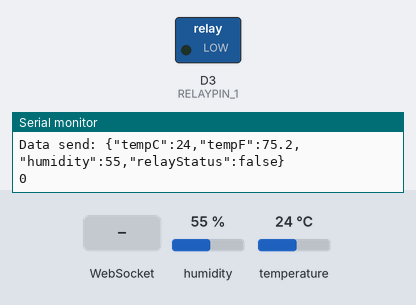
The sketch below on a simulated ESP8266 (NodeMCU). Parts: switched loads named in the sketch (green lamp = pin HIGH), the last lines printed to the serial monitor. Inputs (shaded band) come from the test bench; at power-on: humidity 55 %, temperature 24 °C.

Above: at 1.2 s.
1.3 s: WebSocket text "ON" received
At 1.6 s:
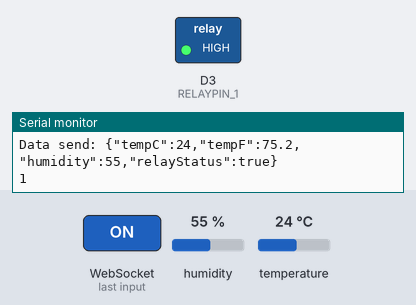
2.8 s: WebSocket text "1" received
At 3.9 s:
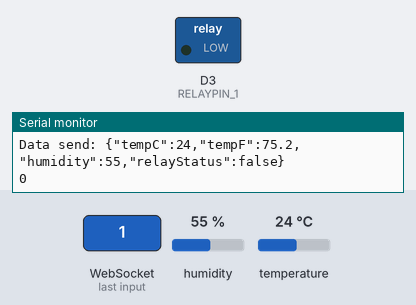
Timing chart, 0 to 5.8 s (numbered marks = the images above; inputs shaded):
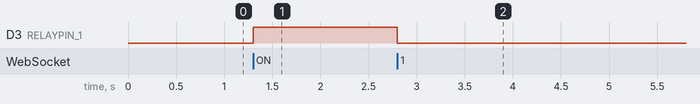

Measured:
- after the input at 1.3 s, D3 (RELAYPIN_1): LOW → HIGH at once
- after the input at 2.8 s, D3 (RELAYPIN_1): HIGH → LOW at once

The sketch:

wsproject.ino
```cpp
#include <ESP8266WiFi.h>
#include <WiFiClient.h>
#include <WebSocketsServer.h>
#include <DHT.h>
#include <ArduinoJson.h>


const char* ssidAP = "nodemcuAP";
const char* passwordAP = "nodemcuPASS";

#define DHTPIN D5
#define DHTTYPE DHT11
DHT dht(DHTPIN, DHTTYPE);

#define RELAYPIN_1 D3


WebSocketsServer webSocket = WebSocketsServer(81);

void setup() {
  Serial.begin(9600);
  dht.begin();


  //Declare Relay PIN
  pinMode(RELAYPIN_1, OUTPUT);
  digitalWrite(RELAYPIN_1, LOW);


  // WiFi Connection
  WiFi.softAP(ssidAP, passwordAP);

  IPAddress myIP = WiFi.softAPIP();
  Serial.print("AP IP address: ");
  Serial.println(myIP);

  // Start
  webSocket.begin();
  webSocket.onEvent(webSocketEvent);
}

void loop() {
  webSocket.loop();

  static unsigned long lastTime = 0;

  if (millis() - lastTime > 500) {
    lastTime = millis();

    //DHT sensor
    float humidity = dht.readHumidity();
    float tempC = dht.readTemperature();
    float tempF = dht.readTemperature(true);

    //RELAY status
    bool relayStatus = digitalRead(RELAYPIN_1);


    if (!isnan(tempC) && !isnan(tempC) && !isnan(humidity)) {

      StaticJsonDocument<200> doc;
      doc["tempC"] = tempC;
      doc["tempF"] = tempF;
      doc["humidity"] = humidity;
      doc["relayStatus"] = relayStatus;


      String espString;
      serializeJson(doc, espString);

      webSocket.broadcastTXT(espString);  // Broadcast all client
      Serial.println("Data send: " + espString);
      Serial.println(relayStatus);
    } else {
      Serial.println("Failed to read sensor!");
    }
  }
}


void webSocketEvent(uint8_t num, WStype_t type, uint8_t* payload, size_t length) {
  if (type == WStype_TEXT) {
    Serial.printf("[%u] Pesan diterima: %s\n", num, payload);
    String message = String((char*)payload);
    if (message == "ON") {
      digitalWrite(RELAYPIN_1, HIGH);
      //webSocket.sendTXT(num, "Relay ON");
    } else {
      digitalWrite(RELAYPIN_1, LOW);
      //webSocket.sendTXT(num, "Relay OFF");
    }
  }
}
```
